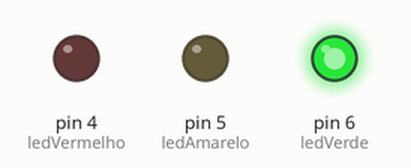
Bench run of a sketch on a simulated Arduino Uno, built with avr-gcc and run on an emulated ATmega328P. On the bench: output pins drawn as LEDs (lit = HIGH).

Above: at 5.0 s.
At 11.0 s:
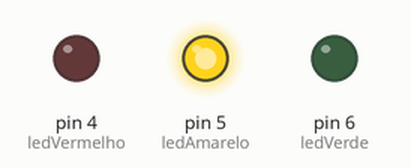
At 17.0 s:
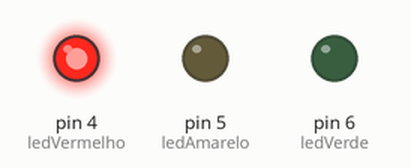
Timing chart, 0 to 28.6 s (numbered marks = the images above):
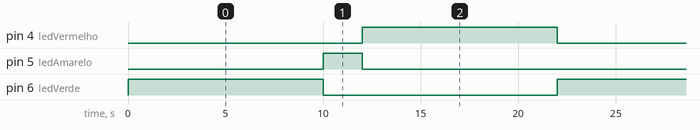

Measured:
- by itself, pin 4 (ledVermelho), pin 6 (ledVerde): alternates HIGH for 10.0 s and LOW for 12.0 s
- by itself, pin 5 (ledAmarelo): alternates HIGH for 2.0 s and LOW for 20.0 s
- by itself, everything shown: repeats every 22.0 s, in 3 steps

The sketch:

semaforo.ino
```cpp
#define ledVermelho 4
#define ledAmarelo 5
#define ledVerde 6
void setup() {
  pinMode(ledVermelho,OUTPUT);
  pinMode(ledAmarelo,OUTPUT);
  pinMode(ledVerde,OUTPUT);
}
void loop() {
  digitalWrite(ledVerde,HIGH);
  digitalWrite(ledAmarelo,LOW);
  digitalWrite(ledVermelho,LOW);
  delay(10000);
  digitalWrite(ledVerde,LOW);
  digitalWrite(ledAmarelo,HIGH);
  digitalWrite(ledVermelho,LOW);
  delay(2000);
  digitalWrite(ledVerde,LOW);
  digitalWrite(ledAmarelo,LOW);
  digitalWrite(ledVermelho,HIGH);
  delay(10000);
}
```
